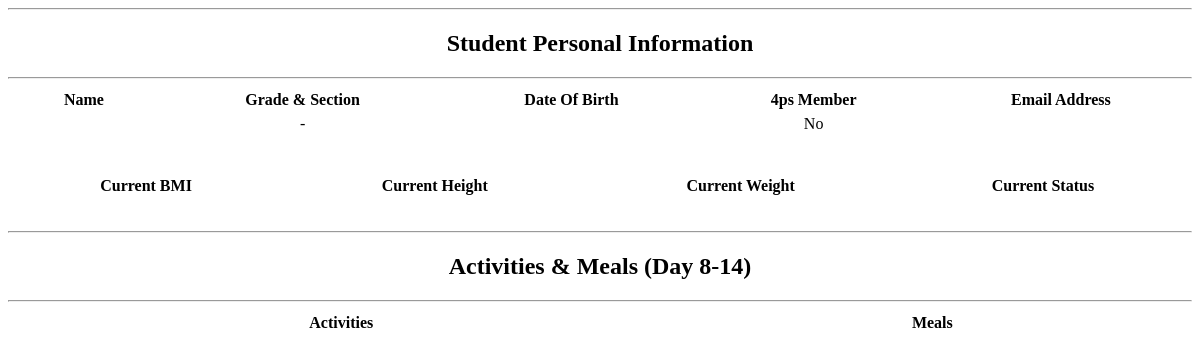
/student-record2.php?id=Montana, run on an earlier commit of the app's database.
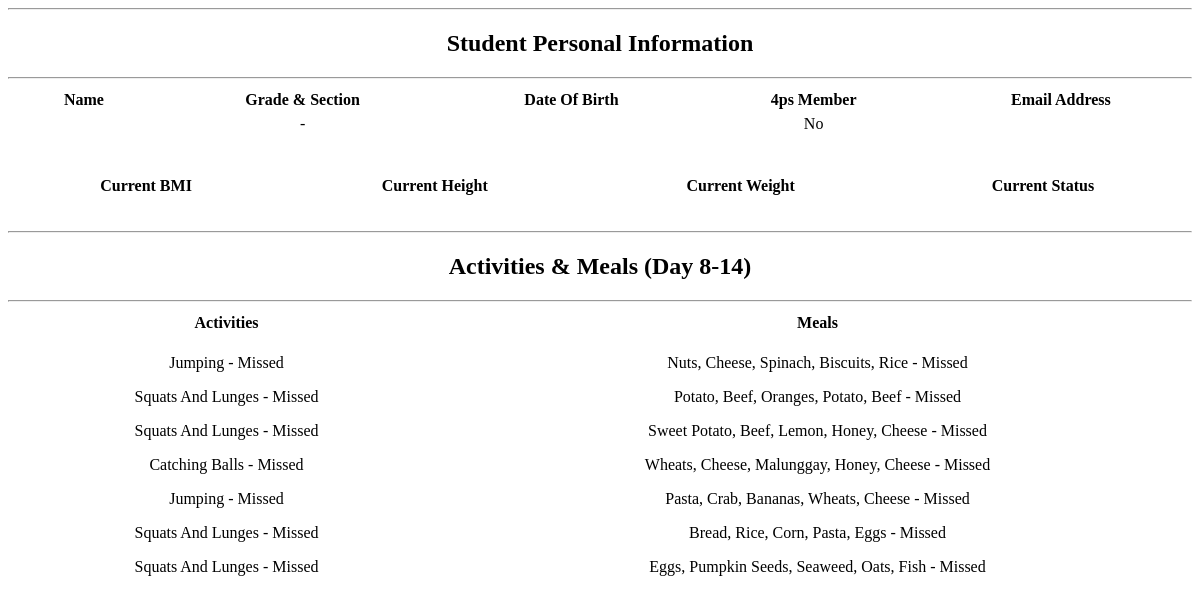
And on a later commit of the database.
### tables this page shows
CREATE TABLE `program_records` (
  `id` int(11) NOT NULL,
  `student_id` varchar(20) NOT NULL,
  `date_started` date NOT NULL,
  `predicted_date` int(11) NOT NULL,
  `foods` varchar(255) NOT NULL,
  `exercises` varchar(255) NOT NULL,
  `day` varchar(50) NOT NULL,
  `food_acknowledge` int(11) NOT NULL,
  `exercise_acknowledge` int(11) NOT NULL,
  `ended_day` date NOT NULL,
  `date_time_created` datetime NOT NULL,
  `date_time_updated` datetime NOT NULL
);

### student-record2.php (the view, shortened to what this page needs)
<?php $id = $_GET['id']?>
<!DOCTYPE html>
<html lang="en">
<head>
</head>
<body>
    <hr>
    <span style="text-align: center;">
        <h2>Student Personal Information</h2>
    </span>
    <hr>
    <table>
        <thead>
            <tr>
                <th>Name</th>
                <th>Grade & Section</th>
                <th>Date Of Birth</th>
                <th>4ps Member</th>
                <th>Email Address</th>
            </tr>
        </thead>
        <tbody>
            <tr>
                <td><?= $rows['student_first_name'] .' '. $rows['student_middle_name'] .' '. $rows['student_last_name'] ?></td>
                <td><?= $rows['student_grade'] .'-'. $rows['student_section'] ?></td>
                <td><?= $rows['student_date_of_birth']?></td>
                <td><?php if($rows['student_four_ps'] == 0){
                    echo 'No';
                } else {
                    echo 'Yes';
                }
                ?></td>
                <td><?= $rows['user_email']?></td>
            </tr>
        </tbody>
    </table>
    <br>
    <br>
    <table>
        <thead>
        <tr>
            <th>Current BMI</th>
            <th>Current Height</th>
            <th>Current Weight</th>
            <th>Current Status</th>
        </tr>
        </thead>
        <tbody>
        <tr>
            <td><?= $rows['health_infos_bmi']?></td>
            <td><?= $rows['health_infos_height']?></td>
            <td><?= $rows['health_infos_weight']?></td>
            <td><?= $rows['health_infos_status']?></td>
        </tr>
        </tbody>
    </table>
    <br>
    <hr>
    <span style="text-align: center;">
        <h2>Activities & Meals (Day 8-14)</h2>
    </span>
    <hr>
    <table>
        <tr>
            <th>Activities</th>
            <th>Meals</th>
        </tr>
        <td>
     <?php
     $sql_daily_activities = "SELECT exercises,exercise_acknowledge, id FROM program_records WHERE student_id = '$id' LIMIT 8, 7";
     $run_daily_activities = mysqli_query($conn,$sql_daily_activities);
     if(mysqli_num_rows($run_daily_activities) > 0){
        foreach ($run_daily_activities as $row2){
            ?>
        <p><?= $row2['exercises'] ?> -
        <?php
            if($row2['exercise_acknowledge'] == 0){
                 echo 'Missed';
            }else{
                echo 'Done';
            }
            ?>
        </p>
    <?php
        }
    }
    ?>
    </td>
    <td>
    <?php
    $sql_program_records = "SELECT * FROM program_records WHERE student_id = '$id' LIMIT 8,7";
    $run_program_records = mysqli_query($conn,$sql_program_records);
    if (mysqli_num_rows($run_program_records) > 0) {
        foreach ($run_program_records as $row3) {
            ?>
            <p><?= $row3['foods'] ?> -
            <?php
            if($row3['food_acknowledge'] == 0){
                 echo 'Missed';
            }else{
                echo 'Done';
            }
            ?>
        </p>
    <?php
        }
    }
    ?>
    </td>
    </table>
</body>
</html>

What changed in the data, as far as the page shows it:
added program_records: exercises "Jumping", exercise_acknowledge "Missed", foods "Nuts, Cheese, Spinach, Biscuits, Rice", food_acknowledge "Missed"
added program_records: exercises "Squats And Lunges", exercise_acknowledge "Missed", foods "Potato, Beef, Oranges, Potato, Beef", food_acknowledge "Missed"
added program_records: exercises "Squats And Lunges", exercise_acknowledge "Missed", foods "Sweet Potato, Beef, Lemon, Honey, Cheese", food_acknowledge "Missed"
added program_records: exercises "Catching Balls", exercise_acknowledge "Missed", foods "Wheats, Cheese, Malunggay, Honey, Cheese", food_acknowledge "Missed"
added program_records: exercises "Jumping", exercise_acknowledge "Missed", foods "Pasta, Crab, Bananas, Wheats, Cheese", food_acknowledge "Missed"
added program_records: exercises "Squats And Lunges", exercise_acknowledge "Missed", foods "Bread, Rice, Corn, Pasta, Eggs", food_acknowledge "Missed"
added program_records: exercises "Squats And Lunges", exercise_acknowledge "Missed", foods "Eggs, Pumpkin Seeds, Seaweed, Oats, Fish", food_acknowledge "Missed"
